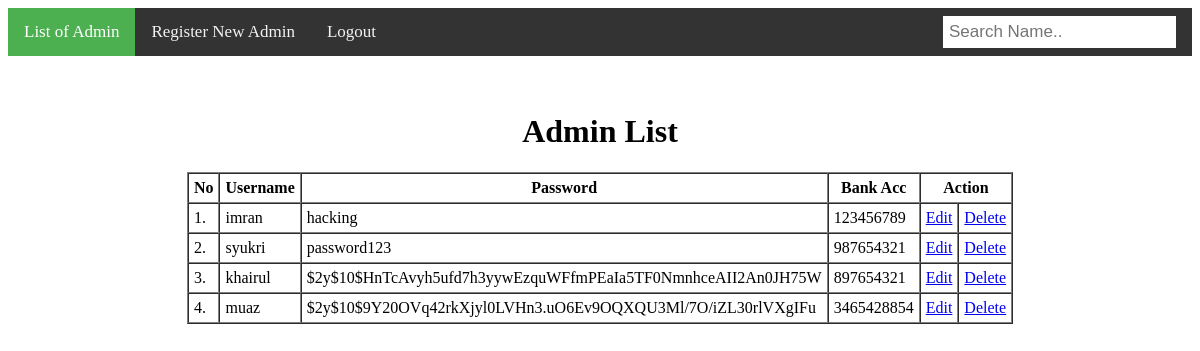
Page /adminlist.php on the committed database.
### tables this page shows
CREATE TABLE IF NOT EXISTS `tbl_user` (
  `user_id` int(11) NOT NULL AUTO_INCREMENT,
  `user_uname` varchar(255) NOT NULL,
  `user_password` varchar(255) NOT NULL,
  `user_bankaccount` varchar(16) DEFAULT NULL,
  PRIMARY KEY (`user_id`)
);

### adminlist.php (the view, shortened to what this page needs)
<?php
include ('adminconnect.php'); ?>
<!DOCTYPE html>
<html lang="en">
  <head>
  </head>
  <body>
    <center>
    <h1>Admin List</h1>
    <table cellpadding="5" cellspacing="0" border="1">
  		<tr>
      <th>No</th>
  		<th>Username</th>
  		<th>Password</th>
      <th>Bank Acc</th>
      <th colspan="2">Action</th>
  		</tr>
  		<?php
  			$query ="SELECT * FROM tbl_user";
  			$exec =mysqli_query($con,$query);
  			if(mysqli_num_rows($exec)>0)
        {
  				$i=1;
  				foreach ($exec as $row) {
  					?>
  					<tr>
  						<td><?php echo $i++;?>.</td>
  						<td><?php echo $row['user_uname']; ?></td>
  						<td><?php echo $row['user_password']; ?></td>
              <td><?php echo $row['user_bankaccount']; ?></td>
              <td><a href="edit.php?id=<?php echo $row['user_id']; ?>">Edit</a></td>
              <td><a href="deleteAdmin.php?id=<?php echo $row['user_id']; ?>">Delete</a></td>
  					</tr>
  				<?php }
  			}
  ?>
  	</table>
    </center>
  </body>
</html>

### rows in the picture
tbl_user: user_uname "imran", user_password "hacking", user_bankaccount "123456789"
tbl_user: user_uname "syukri", user_password "password123", user_bankaccount "987654321"
tbl_user: user_uname "khairul", user_password "$2y$10$HnTcAvyh5ufd7h3yywEzquWFfmPEaIa5TF0NmnhceAII2An0JH75W", user_bankaccount "897654321"
tbl_user: user_uname "muaz", user_password "$2y$10$9Y20OVq42rkXjyl0LVHn3.uO6Ev9OQXQU3Ml/7O/iZL30rlVXgIFu", user_bankaccount "3465428854"
